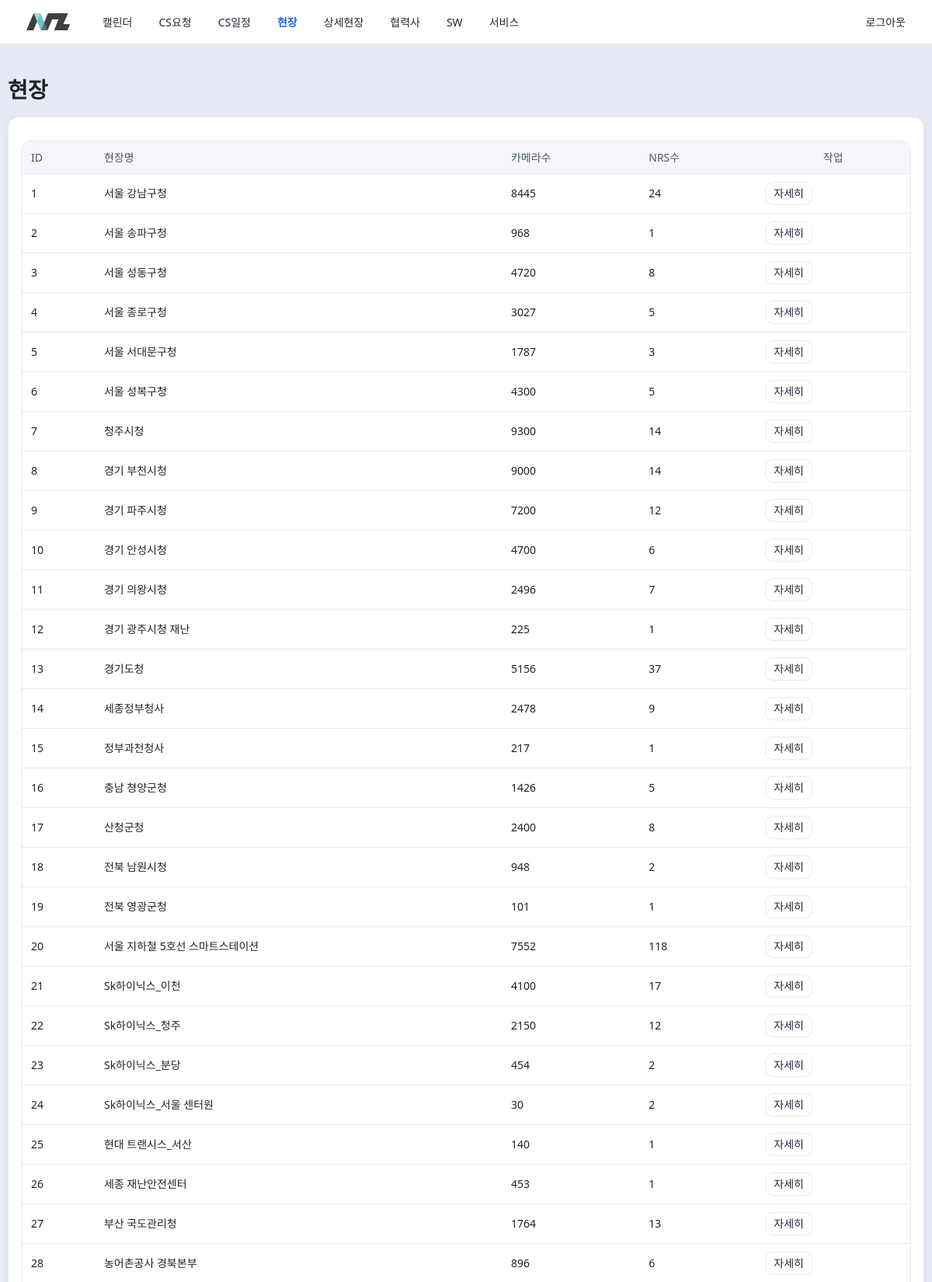
/sites (signed in, upper part), run on the app's committed database.
### app.py (models this page shows)
class Site(Base):
    __tablename__ = "sites"
    site_id = Column(Integer, primary_key=True)
    name = Column(String, nullable=False, unique=True)
    camera_count = Column(Integer, nullable=False, default=0)
    nrs_count = Column(Integer, nullable=False, default=0)
    note = Column(Text)
    created_at = Column(DateTime, nullable=False, default=func.datetime("now", "localtime"))
    updated_at = Column(DateTime, nullable=False, default=func.datetime("now", "localtime"))
    deleted_at = Column(DateTime)

### app.py (the view)
@app.get("/sites", response_class=HTMLResponse)
def sites_list(request: Request, db: OrmSession = Depends(get_db)):
    require_login(request)
    rows = [
        [s.site_id, s.name, s.camera_count, s.nrs_count]
        for s in db.query(Site).order_by(Site.site_id.asc()).all()
    ]
    headers = [
        {"label":"ID", "bold": True},
        {"label":"현장명", "bold": True},
        {"label":"카메라수", "bold": True},
        {"label":"NRS수", "bold": True}
    ]
    can_master = "MASTER" in current_roles(request)
    return render_list(request, "현장",
        ["ID","현장명","카메라수","NRS수",], rows, {
        "new":    "/sites/new"               if can_master else None,
        "edit":   "/sites/edit/{id}"         if can_master else None,
        "delete": "/sites/delete/{id}"       if can_master else None,
        "child":  "/site_locations?site_id={id}",   # ← 자세히(항상)
    })

### templates/generic_list.html (shortened to what this page needs)
{% extends "base.html" %}
{% block content %}
<h1 class="mb-2">{{ title }}</h1>
<div class="card">
  <div class="card-body">
    <table class="table" id="grid">
      <thead>
        <tr>
          {% for h in headers %}
            {% set is_sortable = (h.nosort is not defined) or (not h.nosort) %}
            <th class="{{ h.class }} {% if is_sortable %}sortable{% else %}nosort{% endif %}"
                data-col="{{ loop.index0 }}">
              {{ h.label }}
            </th>
          {% endfor %}
          {% if routes.edit or routes.delete or routes.child %}
            <th class="th-center nosort">작업</th>
          {% endif %}
        </tr>
      </thead>
      <tbody>
        {% for row in rows %}
          <tr>
            {% for col in row %}
              {% set meta = headers[loop.index0] if headers|length > loop.index0 else {} %}
              {% set td_cls = meta.td_class if meta.td_class is defined else '' %}
              <td class="{{ td_cls }}">
                {% if meta.format in ['money','int'] %}
                  {{ col|comma }}
                {% else %}
                  {{ col }}
                {% endif %}
              </td>
            {% endfor %}
            {% if routes.edit or routes.delete or routes.child %}
              <td class="actions td-center">
                {% if routes.child %}
                  <a class="btn btn-outline btn-small" href="{{ routes.child|replace('{id}', row[0]|string) }}">자세히</a>
                {% endif %}
              </td>
            {% endif %}
          </tr>
        {% endfor %}
      </tbody>
    </table>
  </div>
</div>
{% endblock %}

### static/style.css (style rules this page uses)
:root { --bg:#e7e9f5; --panel:#fff; --border:#e7e9ef; --text:#1f2328; --muted:#6b7280; --brand:#2563eb; --brand-weak:#3b82f6; --danger:#ef4444; --ok:#16a34a; --warn:#f59e0b; --radius:14px; --radius-sm:10px; --container:1180px; --control-h:38px; }
* { box-sizing:border-box }
html,body { height:100% }
body { margin:0;background:var(--bg);color:var(--text);font:14px/1.5 system-ui,-apple-system,"Segoe UI",Roboto,Helvetica,Arial }
.card { background:var(--panel);border:1px solid var(--border);border-radius:var(--radius);box-shadow:0 .25rem .75rem rgba(0,0,0,.05) }
.card-body { padding:16px }
.btn { display:inline-flex;align-items:center;justify-content:center; height:40px;padding:0 14px;border-radius:12px;border:1px solid transparent;cursor:pointer; background:#fff;color:#1f2937 }
.btn-outline { background:#fff;border-color:var(--border);color:#1f2937 }
.btn-small { height:30px;border-radius:10px;padding:0 10px }
.btn, .btn:hover, .btn:focus, .btn:active, a.btn, a.btn:hover, a.btn:focus, a.btn:active { text-decoration:none }
.table { width:100%;border-collapse:separate;border-spacing:0;background:var(--panel); border:1px solid var(--border);border-radius:12px;overflow:hidden }
.table th,.table td { padding:10px 12px;border-bottom:1px solid var(--border);text-align:left;vertical-align:middle }
.table th { background:#f4f6fb;color:#475569;font-weight:700 }
.table .actions { display:flex;gap:8px }
.mb-2 { margin-bottom:14px }
.table thead th { text-align: left; font-weight: 500; }
.table thead th.th-left { text-align: left; }
.table thead th.th-center { text-align: center; }
.td-center { text-align: center; }

### templates/generic_list.html (style rules this page uses)
.table thead th { position: relative; user-select: none; }
.table thead th.nosort { cursor: default; }
.table thead th.sortable { cursor: pointer; }

### data on the page
Site: row "1" "24", name "서울 강남구청", camera_count "8445"
Site: row "2" "1", name "서울 송파구청", camera_count "968"
Site: row "3" "8", name "서울 성동구청", camera_count "4720"
Site: row "4" "5", name "서울 종로구청", camera_count "3027"
Site: row "5" "3", name "서울 서대문구청", camera_count "1787"
Site: row "6" "5", name "서울 성복구청", camera_count "4300"
Site: row "7" "14", name "청주시청", camera_count "9300"
Site: row "8" "14", name "경기 부천시청", camera_count "9000"
Site: row "9" "12", name "경기 파주시청", camera_count "7200"
Site: row "10" "6", name "경기 안성시청", camera_count "4700"
Site: row "11" "7", name "경기 의왕시청", camera_count "2496"
Site: row "12" "225" "1", name "경기 광주시청 재난"
Site: row "13" "37", name "경기도청", camera_count "5156"
Site: row "14" "9", name "세종정부청사", camera_count "2478"
Site: row "15" "217" "1", name "정부과천청사"
Site: row "16" "5", name "충남 쳥양군청", camera_count "1426"
Site: row "17" "8", name "산청군청", camera_count "2400"
Site: row "18" "2", name "전북 남원시청", camera_count "948"
Site: row "19" "101" "1", name "전북 영광군청"
Site: row "20" "118", name "서울 지하철 5호선 스마트스테이션", camera_count "7552"
Site: row "21" "17", name "Sk하이닉스_이천", camera_count "4100"
Site: row "22" "12", name "Sk하이닉스_청주", camera_count "2150"
Site: row "23" "2", name "Sk하이닉스_분당", camera_count "454"
Site: row "24" "30" "2", name "Sk하이닉스_서울 센터원"
Site: row "25" "140" "1", name "현대 트랜시스_서산"
Site: row "26" "1", name "세종 재난안전센터", camera_count "453"
Site: row "27" "13", name "부산 국도관리청", camera_count "1764"
Site: row "28" "6", name "농어촌공사 경북본부", camera_count "896"

### other printed values
{{ title }} "현장"
{{ h.label }} "ID" "현장명" "카메라수" "NRS수"
